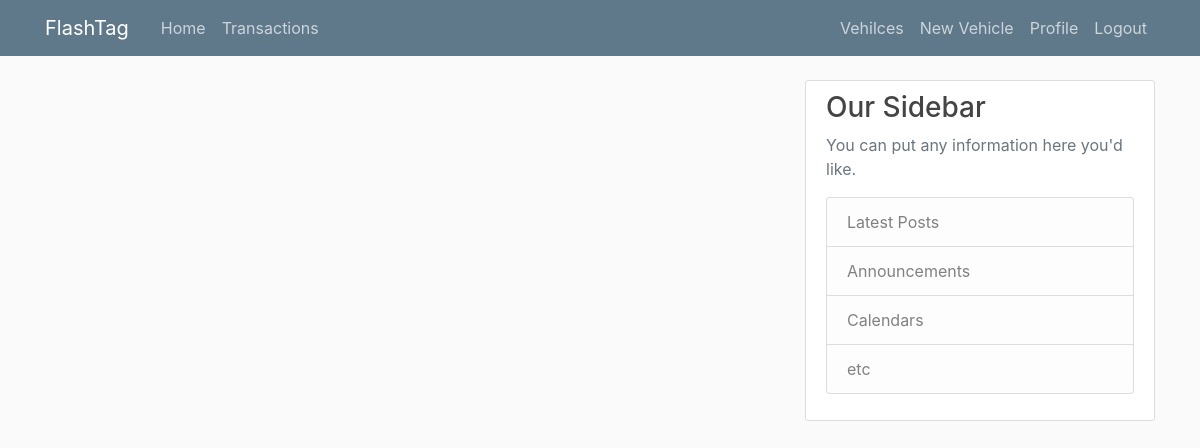
Before: /transactions/ (signed in) with the older database file.
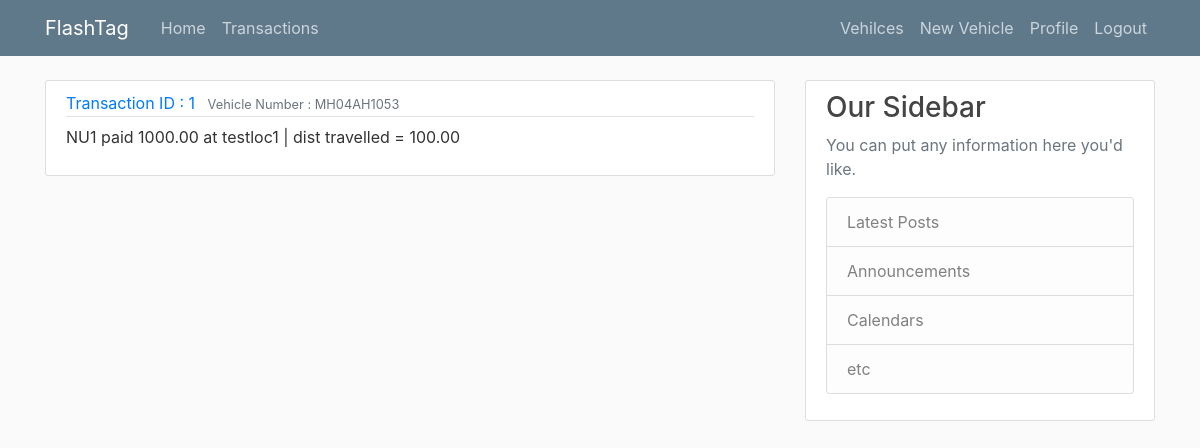
After: the same page with the newer database file.
### Transaction/models.py (models this page shows, shortened)
class Transaction(models.Model):
    user = models.ForeignKey(DjangoUser, on_delete=models.CASCADE)
    toll  = models.ForeignKey(Toll, on_delete=models.CASCADE)
    vehicle_number = models.ForeignKey(Vehicle, on_delete=models.CASCADE)
    vehicle_distance = models.DecimalField(max_digits=10,decimal_places=2)
    transaction_amount = models.DecimalField(max_digits=10,decimal_places=2)
    transaction_time = models.DateTimeField(default=timezone.now)
    transaction_status = models.PositiveSmallIntegerField(choices=STATUS_CHOICE,default=0)

### User/models.py (models this page shows, shortened)
class Vehicle(models.Model):
    user = models.ForeignKey(DjangoUser, on_delete=models.CASCADE)
    vehicle_number = models.CharField(max_length = 10,primary_key=True)
    vehicle_type = models.CharField(max_length = 10)
    vehicle_model = models.CharField(max_length = 10)
    vehicle_distance = models.DecimalField(max_digits=10,decimal_places=2,default=0)

### Toll/models.py (models this page shows, shortened)
class Toll(models.Model):
    toll_name = models.CharField(max_length = 30)
    toll_location = models.CharField(max_length = 30)
    toll_charge_per_km = models.DecimalField(max_digits=10,decimal_places=2,default=100.00)
    toll_price_collected = models.DecimalField(max_digits=10,decimal_places=2,default=0.00)

### Transaction/views.py (the view)
# urls.py: path('transactions/', Transaction_views.TransactionListView.as_view(), name='transactions-list'),
class TransactionListView(LoginRequiredMixin,ListView):
    model = Transaction
    template_name = 'Transaction/transaction_list.html'
    context_object_name = "Transactions"
    ordering = ['-transaction_time']
    paginate_by = 5
    def get_queryset(self):
        return Transaction.objects.all()

### Transaction/templates/Transaction/transaction_list.html (shortened to what this page needs)
{% extends "User/base.html" %}
{% block content %}
    {% for Transaction in Transactions %}
    <article class="media content-section">
        <div class="media-body">
          <div class="article-metadata">
            <a class="mr-2" href="{% url 'Transaction:Transaction-detail' Transaction.id %}"> Transaction ID : {{ Transaction.id }}</a>
            <small class="text-muted"> Vehicle Number : {{ Transaction.vehicle_number.vehicle_number }} </small>
          </div>
          <p class="article-content">{{ Transaction.user.username }} paid {{ Transaction.transaction_amount }} at {{ Transaction.toll.toll_location }} | dist travelled = {{ Transaction.vehicle_distance }}</p>
        </div>
      </article>
    {% endfor %}
{% endblock content %}

Changed rows visible on the page:
added Transaction: id "1", vehicle_number.vehicle_number "MH04AH1053", user.username "NU1", transaction_amount "1000.00", toll.toll_location "testloc1", vehicle_distance "100.00"
